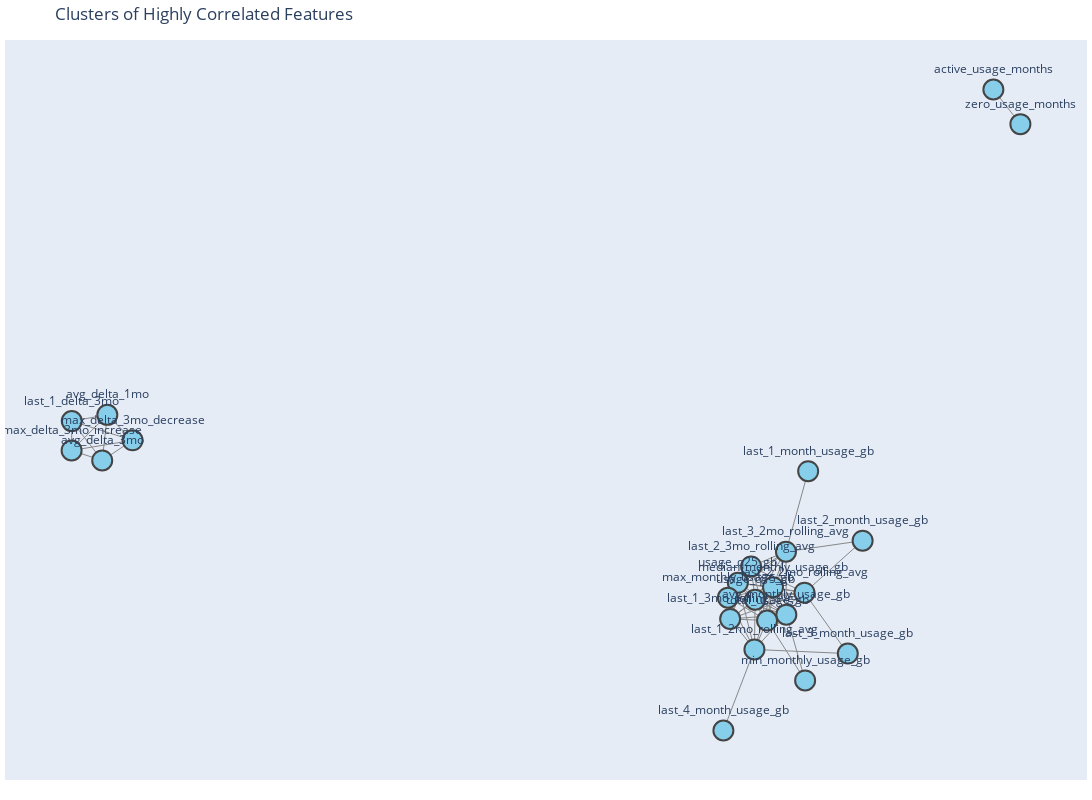

Here is the notebook cell this chart was saved with:
### Code cell
plot_correlation_network(G_95, pos=nx.spring_layout(G_95, seed=42))

### Figure 1 — Plotly figure (JSON) as saved in the notebook; plotly's stock layout.template omitted (floating-point values rounded to 4 significant figures; data arrays with more than 128 entries replaced by an {"elided": "..."} marker saying what was removed)
{"data": [{"hoverinfo": "none", "line": {"color": "#888", "width": 1}, "mode": "lines", "type": "scatter", "x": {"elided": "204 float values"}, "y": {"elided": "204 float values"}}, {"hoverinfo": "text", "hovertext": ["active_usage_months<br>Correlations:<br>zero_usage_months: 1.00", "zero_usage_months<br>Correlations:<br>active_usage_months: 1.00", "avg_delta_3mo<br>Correlations:<br>max_delta_3mo_increase: 1.00<br>max_delta_3mo_decrease: 1.00<br>last_1_delta_3mo: 1.00<br>avg_delta_1mo: 1.00", "max_delta_3mo_increase<br>Correlations:<br>avg_delta_3mo: 1.00<br>max_delta_3mo_decrease: 1.00<br>last_1_delta_3mo: 1.00<br>avg_delta_1mo: 1.00", "max_delta_3mo_decrease<br>Correlations:<br>avg_delta_3mo: 1.00<br>max_delta_3mo_increase: 1.00<br>last_1_delta_3mo: 1.00<br>avg_delta_1mo: 1.00", "last_1_delta_3mo<br>Correlations:<br>avg_delta_3mo: 1.00<br>max_delta_3mo_increase: 1.00<br>max_delta_3mo_decrease: 1.00<br>avg_delta_1mo: 1.00", "avg_monthly_usage_gb<br>Correlations:<br>total_usage_gb: 1.00<br>median_monthly_usage_gb: 0.99<br>last_2_3mo_rolling_avg: 0.99<br>last_1_3mo_rolling_avg: 0.99<br>usage_q75_gb: 0.99<br>max_monthly_usage_gb: 0.99<br>usage_q25_gb: 0.98<br>last_2_2mo_rolling_avg: 0.97<br>last_1_2mo_rolling_avg: 0.97<br>last_3_2mo_rolling_avg: 0.97<br>min_monthly_usage_gb: 0.95", "total_usage_gb<br>Correlations:<br>avg_monthly_usage_gb: 1.00<br>median_monthly_usage_gb: 0.99<br>last_2_3mo_rolling_avg: 0.99<br>last_1_3mo_rolling_avg: 0.99<br>usage_q75_gb: 0.99<br>max_monthly_usage_gb: 0.99<br>usage_q25_gb: 0.98<br>last_2_2mo_rolling_avg: 0.97<br>last_1_2mo_rolling_avg: 0.97<br>last_3_2mo_rolling_avg: 0.97<br>min_monthly_usage_gb: 0.95", "avg_delta_1mo<br>Correlations:<br>avg_delta_3mo: 1.00<br>max_delta_3mo_increase: 1.00<br>max_delta_3mo_decrease: 1.00<br>last_1_delta_3mo: 1.00", "median_monthly_usage_gb<br>Correlations:<br>avg_monthly_usage_gb: 0.99<br>total_usage_gb: 0.99<br>usage_q75_gb: 0.99<br>usage_q25_gb: 0.99<br>last_1_3mo_rolling_avg: 0.99<br>last_2_3mo_rolling_avg: 0.99<br>max_monthly_usage_gb: 0.97<br>last_2_2mo_rolling_avg: 0.97<br>last_1_2mo_rolling_avg: 0.97<br>last_3_2mo_rolling_avg: 0.97", "usage_q75_gb<br>Correlations:<br>median_monthly_usage_gb: 0.99<br>total_usage_gb: 0.99<br>avg_monthly_usage_gb: 0.99<br>last_2_3mo_rolling_avg: 0.98<br>last_1_3mo_rolling_avg: 0.98<br>max_monthly_usage_gb: 0.97<br>last_2_2mo_rolling_avg: 0.96<br>last_1_2mo_rolling_avg: 0.96<br>last_3_2mo_rolling_avg: 0.96<br>usage_q25_gb: 0.96", "last_2_3mo_rolling_avg<br>Correlations:<br>avg_monthly_usage_gb: 0.99<br>total_usage_gb: 0.99<br>median_monthly_usage_gb: 0.99<br>last_3_2mo_rolling_avg: 0.98<br>last_2_2mo_rolling_avg: 0.98<br>usage_q75_gb: 0.98<br>max_monthly_usage_gb: 0.98<br>last_1_3mo_rolling_avg: 0.98<br>usage_q25_gb: 0.97", "last_1_3mo_rolling_avg<br>Correlations:<br>total_usage_gb: 0.99<br>avg_monthly_usage_gb: 0.99<br>median_monthly_usage_gb: 0.99<br>last_1_2mo_rolling_avg: 0.98<br>last_2_2mo_rolling_avg: 0.98<br>usage_q75_gb: 0.98<br>max_monthly_usage_gb: 0.98<br>last_2_3mo_rolling_avg: 0.98<br>usage_q25_gb: 0.97", "usage_q25_gb<br>Correlations:<br>median_monthly_usage_gb: 0.99<br>avg_monthly_usage_gb: 0.98<br>total_usage_gb: 0.98<br>last_1_3mo_rolling_avg: 0.97<br>last_2_3mo_rolling_avg: 0.97<br>usage_q75_gb: 0.96<br>last_2_2mo_rolling_avg: 0.96<br>last_1_2mo_rolling_avg: 0.95<br>last_3_2mo_rolling_avg: 0.95", "max_monthly_usage_gb<br>Correlations:<br>total_usage_gb: 0.99<br>avg_monthly_usage_gb: 0.99<br>last_1_3mo_rolling_avg: 0.98<br>last_2_3mo_rolling_avg: 0.98<br>usage_q75_gb: 0.97<br>median_monthly_usage_gb: 0.97<br>last_2_2mo_rolling_avg: 0.96<br>last_1_2mo_rolling_avg: 0.96<br>last_3_2mo_rolling_avg: 0.96", "last_1_2mo_rolling_avg<br>Correlations:<br>last_1_3mo_rolling_avg: 0.98<br>total_usage_gb: 0.97<br>avg_monthly_usage_gb: 0.97<br>median_monthly_usage_gb: 0.97<br>usage_q75_gb: 0.96<br>max_monthly_usage_gb: 0.96<br>usage_q25_gb: 0.95<br>last_3_month_usage_gb: 0.95<br>last_4_month_usage_gb: 0.95", "last_3_2mo_rolling_avg<br>Correlations:<br>last_2_3mo_rolling_avg: 0.98<br>avg_monthly_usage_gb: 0.97<br>total_usage_gb: 0.97<br>median_monthly_usage_gb: 0.97<br>usage_q75_gb: 0.96<br>max_monthly_usage_gb: 0.96<br>usage_q25_gb: 0.95<br>last_1_month_usage_gb: 0.95<br>last_2_month_usage_gb: 0.95", "last_2_2mo_rolling_avg<br>Correlations:<br>last_1_3mo_rolling_avg: 0.98<br>last_2_3mo_rolling_avg: 0.98<br>avg_monthly_usage_gb: 0.97<br>total_usage_gb: 0.97<br>median_monthly_usage_gb: 0.97<br>usage_q75_gb: 0.96<br>max_monthly_usage_gb: 0.96<br>usage_q25_gb: 0.96<br>last_3_month_usage_gb: 0.95<br>last_2_month_usage_gb: 0.95", "min_monthly_usage_gb<br>Correlations:<br>avg_monthly_usage_gb: 0.95<br>total_usage_gb: 0.95", "last_3_month_usage_gb<br>Correlations:<br>last_1_2mo_rolling_avg: 0.95<br>last_2_2mo_rolling_avg: 0.95", "last_4_month_usage_gb<br>Correlations:<br>last_1_2mo_rolling_avg: 0.95", "last_1_month_usage_gb<br>Correlations:<br>last_3_2mo_rolling_avg: 0.95", "last_2_month_usage_gb<br>Correlations:<br>last_2_2mo_rolling_avg: 0.95<br>last_3_2mo_rolling_avg: 0.95"], "marker": {"color": "#87ceeb", "line": {"width": 2}, "showscale": false, "size": 20}, "mode": "markers+text", "text": ["active_usage_months", "zero_usage_months", "avg_delta_3mo", "max_delta_3mo_increase", "max_delta_3mo_decrease", "last_1_delta_3mo", "avg_monthly_usage_gb", "total_usage_gb", "avg_delta_1mo", "median_monthly_usage_gb", "usage_q75_gb", "last_2_3mo_rolling_avg", "last_1_3mo_rolling_avg", "usage_q25_gb", "max_monthly_usage_gb", "last_1_2mo_rolling_avg", "last_3_2mo_rolling_avg", "last_2_2mo_rolling_avg", "min_monthly_usage_gb", "last_3_month_usage_gb", "last_4_month_usage_gb", "last_1_month_usage_gb", "last_2_month_usage_gb"], "textposition": "top center", "type": "scatter", "x": [0.5973, 0.6441, -0.947, -1, -0.8943, -0.9997, 0.2385, 0.2051, -0.9381, 0.2155, 0.1844, 0.1775, 0.1412, 0.1545, 0.1373, 0.1832, 0.2379, 0.27, 0.2711, 0.345, 0.1295, 0.2763, 0.3707], "y": [0.9463, 0.8709, 0.139, 0.1607, 0.1828, 0.2246, -0.1966, -0.2094, 0.2382, -0.1369, -0.164, -0.09169, -0.206, -0.1274, -0.1596, -0.2724, -0.05959, -0.1488, -0.3399, -0.2814, -0.4488, 0.1155, -0.03564]}], "layout": {"height": 800, "hovermode": "closest", "margin": {"b": 20, "l": 5, "r": 5, "t": 40}, "showlegend": false, "title": {"text": "Clusters of Highly Correlated Features"}, "width": 1200, "xaxis": {"showgrid": false, "showticklabels": false, "zeroline": false}, "yaxis": {"showgrid": false, "showticklabels": false, "zeroline": false}}}
